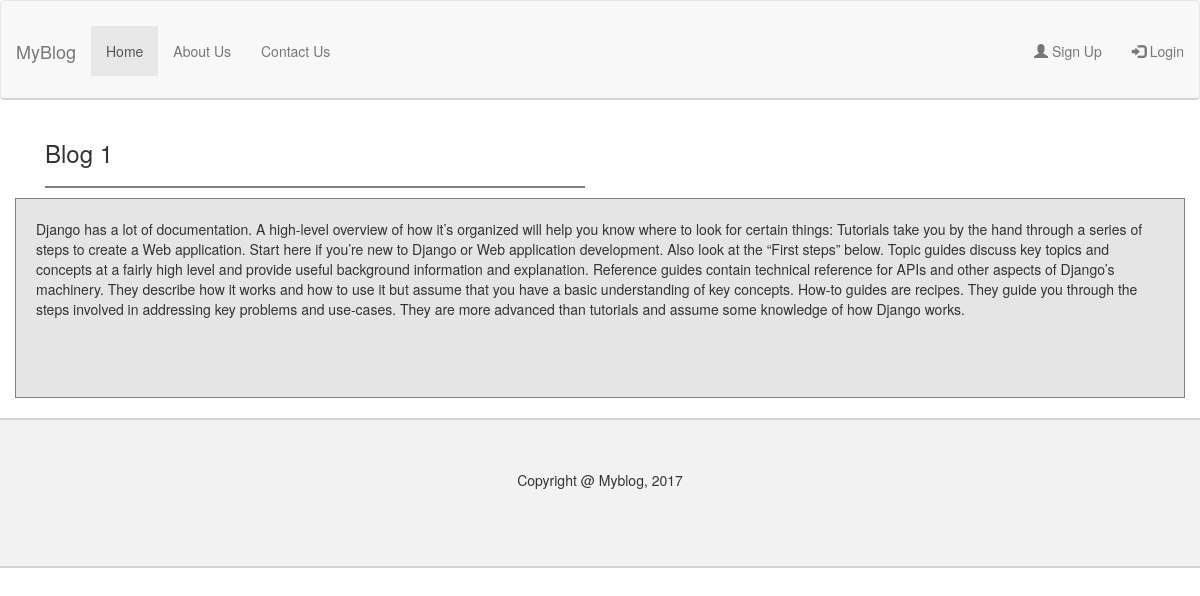
The page /blog/detail/11 on the database its author committed.
### blog/models.py (models this page shows, shortened)
class Blog(models.Model):
	user = models.ForeignKey(User, blank=True, null=True)
	title = models.CharField(max_length=100)
	body = models.TextField()
	published_date = models.DateTimeField(default=timezone.now)

### blog/views.py (the view)
# urls.py: url(r'^detail/(?P<blog_id>[0-9]+)', blog_detail, name="blog_detail"),
def blog_detail(request,**kwargs):
	try:
		blog = Blog.objects.get(id=kwargs['blog_id'])
	except:
		messages.error(request, "Sorry this blog does not exist")
		return redirect("home")
	return render(request, "blog_detail.html", {'blog': blog})

### blog/templates/blog_detail.html (shortened to what this page needs)
{% extends "base.html" %}
{% block content %}
	<div class="container">
	<div class="row">
		<div class="col-sm-12">
			<div class="col-sm-6">
				<h3 class="blog-title">{{blog.title}}</h3>
			</div>
		</div>
		<div class="col-sm-12 blog-body">
			{{blog.body}}
		</div>
	</div>
	</div>
{% endblock %}

### static/css/style.css (style rules this page uses)
.blog-title { border-bottom: 2px solid grey; padding-bottom: 20px; }
.blog-body { min-height: 200px; background-color: #e5e5e5; padding: 20px; border: 1px solid grey; margin-bottom: 20px }

### rows shown on the page
Blog: title "Blog 1", body "Django has a lot of documentation. A high-level overview of how it’s organized will help you know where to look for certain things: Tutorials take you by the hand through a series of steps to create a Web application. Start here if you’re new to Django or Web application development. Also look at the “First steps” below. Topic guides discuss key topics and concepts at a fairly high level and provide useful background information and explanation. Reference guides contain technical reference for APIs and other aspects of Django’s machinery. They describe how it works and how to use it but assume that you have a basic understanding of key concepts. How-to guides are recipes. They guide you…"
